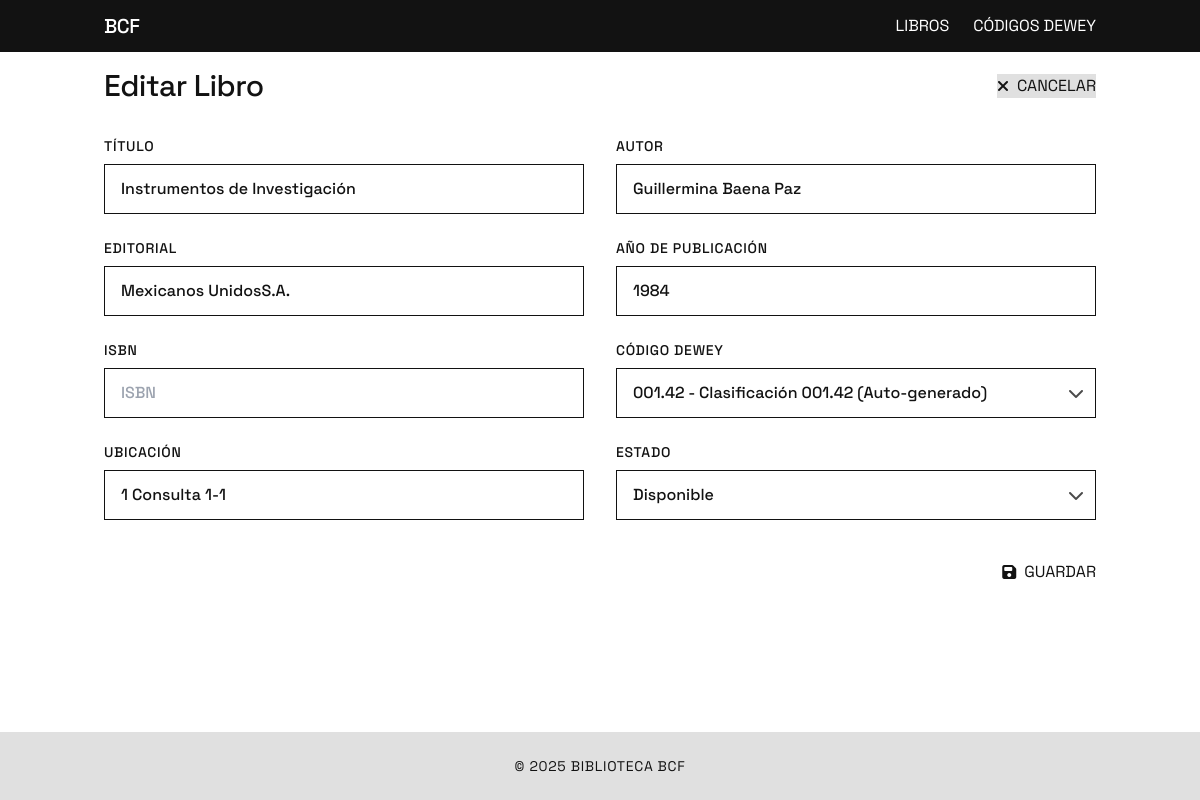
/libros/2/editar/, run on the app's committed database.
### libros/models.py (models this page shows, shortened)
class Book(models.Model):
    title = models.CharField(max_length=255)
    author = models.CharField(max_length=255)
    publisher = models.CharField(max_length=255, blank=True, null=True)
    publication_year = models.IntegerField(blank=True, null=True)
    isbn = models.CharField(max_length=20, blank=True, null=True)
    dewey_code = models.ForeignKey(DeweyCode, on_delete=models.SET_NULL, blank=True, null=True)
    location = models.CharField(max_length=100, blank=True, null=True)
    status = models.CharField(max_length=50, default='Available')
    date_added = models.DateTimeField(auto_now_add=True)
    date_modified = models.DateTimeField(auto_now=True)

### libros/views.py (the view)
# urls.py: path('libros/<int:pk>/editar/', views.book_update, name='book_update'),
def book_update(request, pk):
    book = get_object_or_404(Book, pk=pk)
    if request.method == 'POST':
        form = BookForm(request.POST, instance=book)
        if form.is_valid():
            form.save()
            return redirect('book_detail', pk=book.pk)
    else:
        form = BookForm(instance=book)
    return render(request, 'libros/book_form.html', {
        'form': form,
        'title': 'Editar Libro',
        'book': book
    })

### libros/models.py (called while the page is built)
    def __str__(self):
        return f"{self.code} - {self.description}"

### templates/libros/book_form.html (shortened to what this page needs)
{% extends 'base.html' %}
{% block content %}
<div class="mb-8 flex flex-col md:flex-row md:justify-between md:items-center">
    <h1 class="text-3xl font-medium tracking-tight mb-4 md:mb-0">{{ title }}</h1>
    <div>
        {% if book %}
            <a href="{% url 'book_detail' book.pk %}" class="btn bg-light-gray text-black hover:bg-gray hover:text-white inline-flex items-center">
                <i class="fas fa-times mr-2"></i> CANCELAR
            </a>
        {% else %}
            <a href="{% url 'book_list' %}" class="btn bg-light-gray text-black hover:bg-gray hover:text-white inline-flex items-center">
                <i class="fas fa-times mr-2"></i> CANCELAR
            </a>
        {% endif %}
    </div>
</div>
<div class="card">
    <form method="post" novalidate>
        <div class="grid grid-cols-1 md:grid-cols-2 gap-x-8 gap-y-6">
            <div>
                <label for="{{ form.title.id_for_label }}" class="block font-medium mb-2 uppercase tracking-wide text-sm">TÍTULO</label>
                {{ form.title }}
            </div>
            <div>
                <label for="{{ form.author.id_for_label }}" class="block font-medium mb-2 uppercase tracking-wide text-sm">AUTOR</label>
                {{ form.author }}
            </div>
            <div>
                <label for="{{ form.publisher.id_for_label }}" class="block font-medium mb-2 uppercase tracking-wide text-sm">EDITORIAL</label>
                {{ form.publisher }}
            </div>
            <div>
                <label for="{{ form.publication_year.id_for_label }}" class="block font-medium mb-2 uppercase tracking-wide text-sm">AÑO DE PUBLICACIÓN</label>
                {{ form.publication_year }}
            </div>
            <div>
                <label for="{{ form.isbn.id_for_label }}" class="block font-medium mb-2 uppercase tracking-wide text-sm">ISBN</label>
                {{ form.isbn }}
            </div>
            <div>
                <label for="{{ form.dewey_code.id_for_label }}" class="block font-medium mb-2 uppercase tracking-wide text-sm">CÓDIGO DEWEY</label>
                <div class="relative">
                    {{ form.dewey_code }}
                    <div class="pointer-events-none absolute inset-y-0 right-0 flex items-center px-3">
                    </div>
                </div>
            </div>
            <div>
                <label for="{{ form.location.id_for_label }}" class="block font-medium mb-2 uppercase tracking-wide text-sm">UBICACIÓN</label>
                {{ form.location }}
            </div>
            <div>
                <label for="{{ form.status.id_for_label }}" class="block font-medium mb-2 uppercase tracking-wide text-sm">ESTADO</label>
                <div class="relative">
                    {{ form.status }}
                    <div class="pointer-events-none absolute inset-y-0 right-0 flex items-center px-3">
                    </div>
                </div>
            </div>
        </div>
        <div class="mt-10 text-right">
            <button type="submit" class="btn btn-primary inline-flex items-center">
                <i class="fas fa-save mr-2"></i> GUARDAR
            </button>
        </div>
    </form>
</div>
{% endblock %}

### templates/base.html (style rules this page uses)
body { font-family: 'Space Grotesk', sans-serif; -webkit-tap-highlight-color: transparent; }
.btn { @apply py-3 px-6 font-medium uppercase tracking-wide transition-all duration-300 border-none cursor-pointer; }
.btn-primary { @apply bg-black text-white hover:bg-dark-gray active:bg-dark-gray; }
.card { @apply bg-white border border-light-gray p-6 mb-6 transition-all duration-300; }
input, textarea, select { @apply block w-full py-3 px-4 border border-black bg-white font-space text-base mb-6; }
label { @apply block font-medium mb-2 uppercase tracking-wide text-sm; }

### data on the page
Book: title "Instrumentos de Investigación", author "Guillermina Baena Paz", publisher "Mexicanos UnidosS.A.", publication_year "1984", dewey_code "001.42 - Clasificación 001.42 (Auto-generado)", location "1 Consulta 1-1", status "Disponible"

### other printed values
{{ title }} "Editar Libro"
